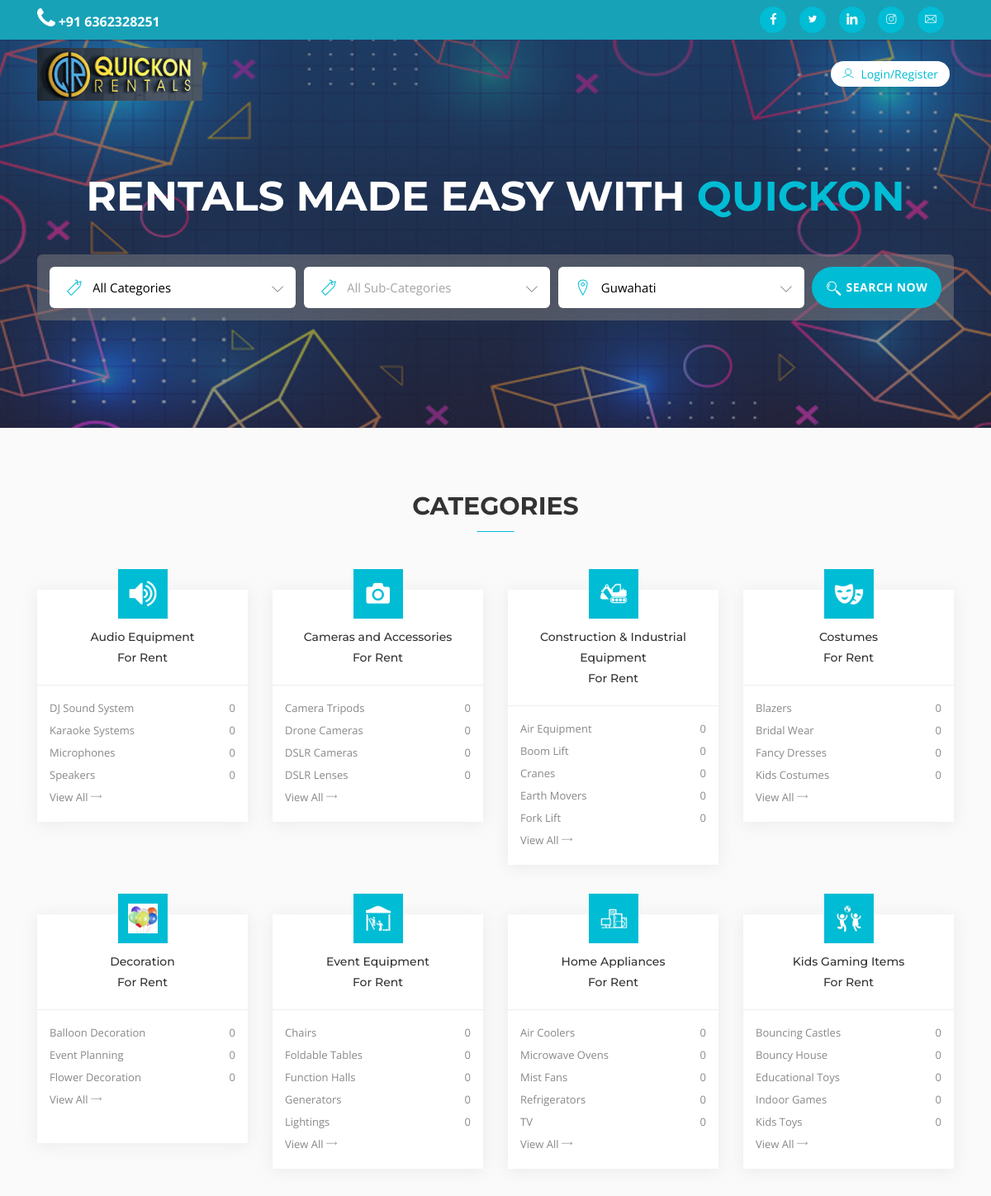
The page / (upper part) on the database its author committed.
### tables this page shows
CREATE TABLE `category` (
  `id` int(10) UNSIGNED NOT NULL,
  `category` text NOT NULL,
  `icon` varchar(100) NOT NULL,
  `catkey` varchar(50) DEFAULT NULL
);

CREATE TABLE `subcategory` (
  `id` int(10) UNSIGNED NOT NULL,
  `subcategory` text NOT NULL,
  `subcatkey` varchar(100) DEFAULT NULL,
  `cat_id` int(10) UNSIGNED NOT NULL
);

### index.php (the view, shortened to what this page needs)
<?php
    include("conn.php");
    if(isset($_COOKIE['location'])) $location = $_COOKIE['location'];
    else $location = 1;
    $locQ = "SELECT location FROM location WHERE id=$location";
    $locRR = mysqli_query($db,$locQ);
    if(mysqli_num_rows($locRR)==1) while($locRow = mysqli_fetch_array($locRR, MYSQLI_ASSOC)){
        $locName = $locRow['location'];
    }
    include("header.php");
?>
<div id="hero-area">
	<div class="overlay"></div>
	<div class="container">
		<div class="row">
			<div class="col-md-12 col-lg-12 col-xs-12 text-center">
				<div class="contents">
					<h2 class="head-title">RENTALS MADE EASY WITH
						<span class="year">QUICKON</span>
					</h2>
						<div class="search-bar">
							<div class="search-inner">
								<form class="search-form" method="GET" action="category.php" onsubmit="return validateSearchForm()">
									<div class="form-group inputwithicon">
										<i class="lni-tag"></i>
										<div class="select">
											<select onchange='setSubCat(this.value);' name="cat" id="search_cat">
												<option value="0">All Categories</option>
                                            </select>
                                        </div>
									</div>
									<div class="form-group inputwithicon">
										<i class="lni-tag"></i>
										<div class="select">
											<select id='search_subcat' name="subcat" disabled>
												<option value="0">All Sub-Categories</option>
                                            </select>
										</div>
									</div>
									<div class="form-group inputwithicon">
										<i class="lni-map-marker"></i>
										<div class="select">
											<select name="loc" id='search_loc'>
												<?php
                                                    $locQ = "SELECT * FROM location";
                                                    $result2 = mysqli_query($db,$locQ);
                                                    while($row2 = mysqli_fetch_array($result2, MYSQLI_ASSOC)){
                                                        $selected = "";
                                                        if($location==$row2['id']) $selected = "selected";
                                                        echo("<option value=$row2[id] $selected>$row2[location]</option>\n");
                                                    }
                                                ?>
                                            </select>
										</div>
									</div>
<button class="btn btn-common" type="submit"><i class="lni-search"></i> Search Now</button>
								</form>
							</div>
						</div>
					</div>
				</div>
			</div>
		</div>
	</div>
<section id="categories" class="section-padding bg-drack">
	<div class="container">
	    <h2 style="font-size:1px; color:#fff;">projector on rent in mumbai</h2>
		<h2 class="section-title">Categories</h2>
		<div class="row">
            <?php
                $catQ = "SELECT * FROM category ORDER BY category";
                $catR = mysqli_query($db, $catQ);
                while($catRow=mysqli_fetch_array($catR, MYSQLI_ASSOC)){
                    echo("
                        <div class=\"col-lg-3 col-md-6 col-xs-12\">
                            <div class=\"category-box\">
                                <div class=\"icon\">
                                    <img src=\"assets/img/category/$catRow[icon]\"
                                        class=\"i-style\" height=\"60px\" width=\"60px\"
                                        alt=\"$catRow[category] for rent In $locName\" />
                                </div>
                                <div class=\"category-header\">
                                    <a href=\"category.php?cat=$catRow[id]\">
                                            <div class=\"custom_title\">
                                                <p>$catRow[category]<br />For Rent</p>
                                            </div>
                                    </a>
                                </div>
                                <div class=\"category-content\">
                                    <ul>
                    ");
                    $subcatQ = "SELECT * FROM subcategory WHERE cat_id=$catRow[id] ORDER BY subcategory LIMIT 5";
                    $subcatR = mysqli_query($db, $subcatQ);
                    while($subcatRow=mysqli_fetch_array($subcatR, MYSQLI_ASSOC)){
                        $adsQ = "SELECT sub_category FROM ads WHERE sub_category=$subcatRow[id] and location = $location";
                        $adsR = mysqli_query($db, $adsQ);
                        $adsnum = mysqli_num_rows($adsR);
                        echo("
                            <li>
								<a href=\"category.php?cat=$catRow[id]&subcat=$subcatRow[id]\">
									<span>$subcatRow[subcategory] </span>
									<sapn>$adsnum</sapn>
								</a>
							</li>
                        ");
                    }
                    echo("
                                        <li>
                                            <a href=\"category.php?cat=$catRow[id]\">
                                                <span>View All
                                                    <i class=\"lni-arrow-right\"></i>
                                                </span>
                                            </a>
                                        </li>
                                    </ul>
                                </div>
                            </div>
                        </div>
                    ");
                }
            ?>
        </div>
	</div>
</section>
<?php
    include("footer.php");
?>

### rows shown on the page
category: icon (picture), category "Audio Equipment"
subcategory: subcategory "DJ Sound System", adsnum "0"
subcategory: subcategory "Karaoke Systems", adsnum "0"
subcategory: subcategory "Microphones", adsnum "0"
subcategory: subcategory "Speakers", adsnum "0"
category: icon (picture), category "Cameras and Accessories"
subcategory: subcategory "Camera Tripods", adsnum "0"
subcategory: subcategory "Drone Cameras", adsnum "0"
subcategory: subcategory "DSLR Cameras", adsnum "0"
subcategory: subcategory "DSLR Lenses", adsnum "0"
category: icon (picture), category "Construction & Industrial Equipment"
subcategory: subcategory "Air Equipment", adsnum "0"
subcategory: subcategory "Boom Lift", adsnum "0"
subcategory: subcategory "Cranes", adsnum "0"
subcategory: subcategory "Earth Movers", adsnum "0"
subcategory: subcategory "Fork Lift", adsnum "0"
category: icon (picture), category "Costumes"
subcategory: subcategory "Blazers", adsnum "0"
subcategory: subcategory "Bridal Wear", adsnum "0"
subcategory: subcategory "Fancy Dresses", adsnum "0"
subcategory: subcategory "Kids Costumes", adsnum "0"
category: icon (picture), category "Decoration"
subcategory: subcategory "Balloon Decoration", adsnum "0"
subcategory: subcategory "Event Planning", adsnum "0"
subcategory: subcategory "Flower Decoration", adsnum "0"
category: icon (picture), category "Event Equipment"
subcategory: subcategory "Chairs", adsnum "0"
subcategory: subcategory "Foldable Tables", adsnum "0"
subcategory: subcategory "Function Halls", adsnum "0"
subcategory: subcategory "Generators", adsnum "0"
subcategory: subcategory "Lightings", adsnum "0"
category: icon (picture), category "Home Appliances"
subcategory: subcategory "Air Coolers", adsnum "0"
subcategory: subcategory "Microwave Ovens", adsnum "0"
subcategory: subcategory "Mist Fans", adsnum "0"
subcategory: subcategory "Refrigerators", adsnum "0"
subcategory: subcategory "TV", adsnum "0"
category: icon (picture), category "Kids Gaming Items"
subcategory: subcategory "Bouncing Castles", adsnum "0"
subcategory: subcategory "Bouncy House", adsnum "0"
subcategory: subcategory "Educational Toys", adsnum "0"
subcategory: subcategory "Indoor Games", adsnum "0"
subcategory: subcategory "Kids Toys", adsnum "0"

### other values the page prints
form field loc "Guwahati"
